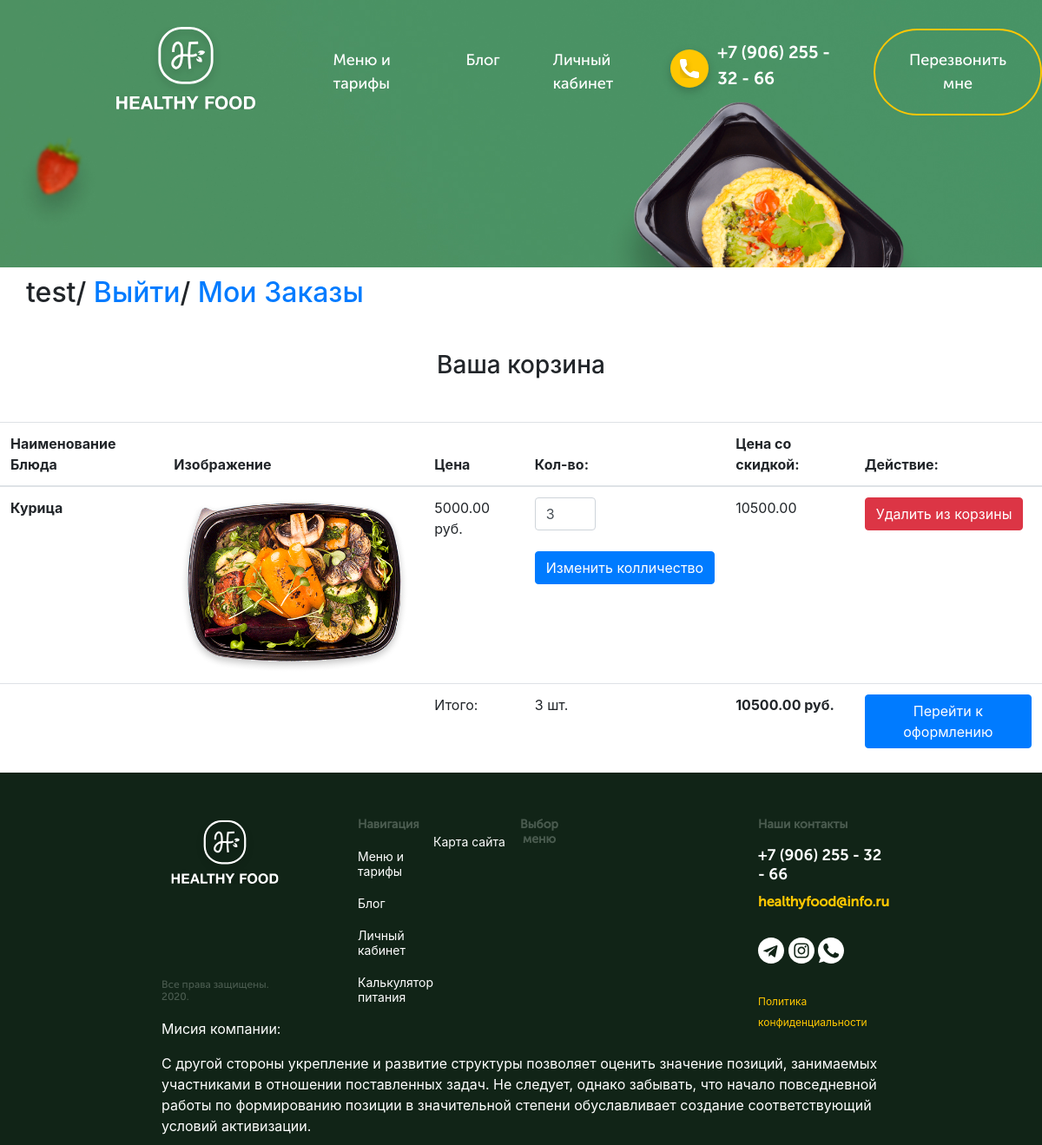
The page /personal-account/ (signed in) on the database as committed earlier.
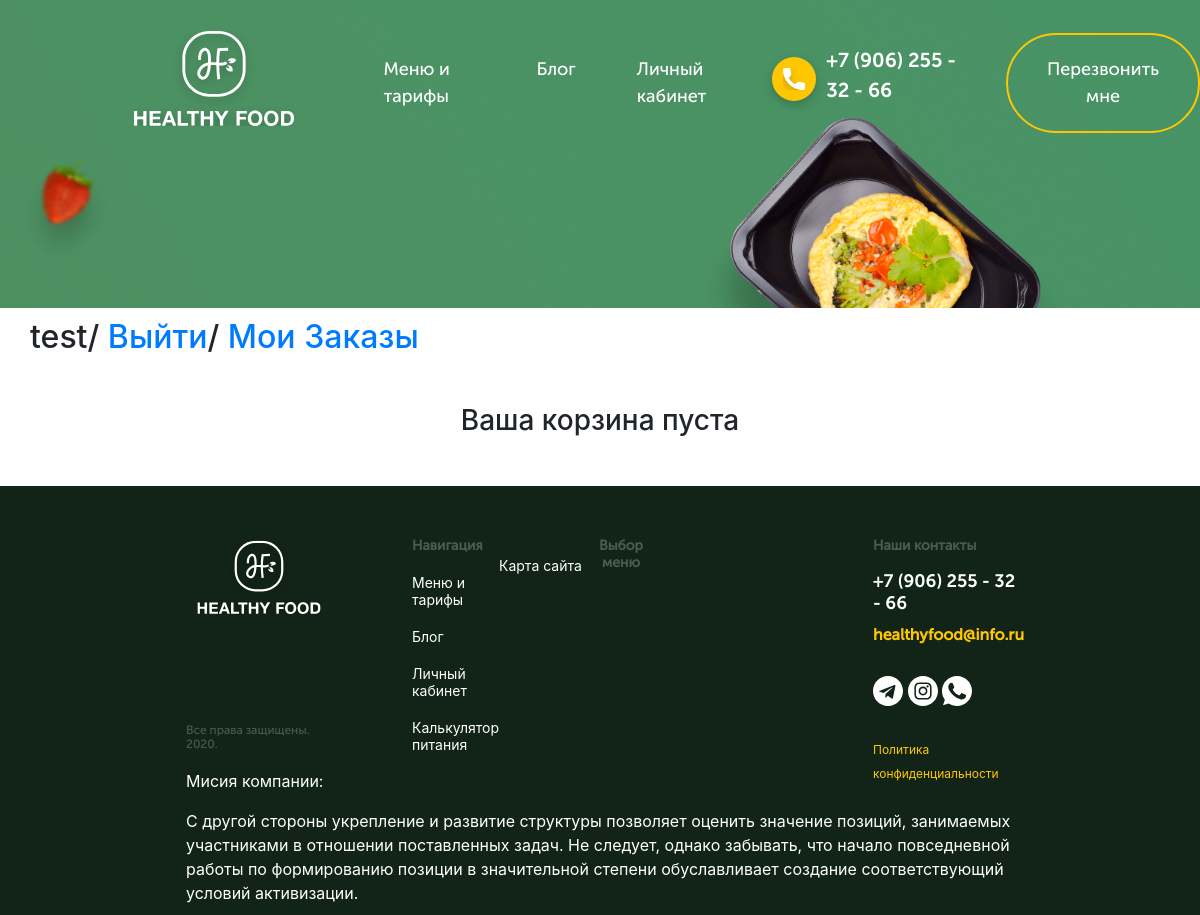
The same page on the database as committed later.
### healthyfood/apps/main_page/models.py (models this page shows, shortened)
class Order(models.Model):
    customer = models.ForeignKey(Customer, verbose_name=("Заказчик"), on_delete=models.CASCADE)
    product = models.ForeignKey(Food, verbose_name=("Имя продукта"), on_delete=models.CASCADE)
    count = models.PositiveIntegerField(default=1)
    final_price = models.DecimalField(("Итоговая цена товара"), max_digits=9, decimal_places=2)
    class Meta:
        verbose_name = ("Товар в корзине")
        verbose_name_plural = ("Товары в корзине")

class Food(models.Model):
    class Meta:
        verbose_name = ("Блюдо ")
        verbose_name_plural = ("Блюда")
    name = models.CharField(("Название блюда"), max_length=100)
    menu_discription = models.CharField(("Описание блюда"), max_length=500)
    big_img = models.ImageField(("Картинка большого слайда"), upload_to='img', height_field=None, width_field=None, max_length=None)
    small_img = models.ImageField(("Картинка маленького слайда"), upload_to='img', height_field=None, width_field=None, max_length=None)
    kkal = models.CharField(("Колличество калорий"), max_length=20)
    gramm = models.CharField(("Колличество грамм"), max_length=20)
    price = models.DecimalField(("Цена блюда"), max_digits=9, decimal_places=2)
    discount = models.DecimalField(("Цена со скидкой, если есть"),  max_digits=9, decimal_places=2, null=0, blank = True)
    days_list = models.ManyToManyField(Days, verbose_name = "Дни недели", related_name='days')

class Cart(models.Model):
    owner = models.ForeignKey(Customer, verbose_name=("Заказчик"), on_delete=models.CASCADE, null=True, blank=True)
    products = models.ManyToManyField(Order , verbose_name=("Заказанные блюда"), blank = True)
    total_products = models.PositiveIntegerField(("Колличество блюд"), default=0)
    final_price = models.DecimalField(("Общая цена заказа"), max_digits=9, decimal_places=2, default=0)
    in_order = models.BooleanField(default = False)
    for_anonymous_user = models.BooleanField(default = False)
    class Meta:
        verbose_name = ("Корзина")
        verbose_name_plural = ("Корзины покупателей")

### healthyfood/apps/main_page/views.py (the view)
# urls.py: path('personal-account/', views.Account.as_view(), name='account'),
class Account(CartMixin, View):
    def get(self, request, *args, **kwargs):
        customer = Customer.objects.filter(user = request.user)
        return render(request, 'main_page/personal-account.html', {
            'customer': customer,
            'cart' : self.cart,
        })

### healthyfood/apps/main_page/mixins.py (called while the page is built)
    def dispatch(self, request, *args, **kwargs):
        if request.user.is_authenticated:
            customer = Customer.objects.filter(user=request.user).first()
            if not customer:
                customer = Customer.objects.create(
                    user = request.user
                )
            cart = Cart.objects.filter(owner=customer, in_order=False).first()
            if not cart:
                cart = Cart.objects.create(owner=customer)
        else:
            cart=Cart.objects.filter(for_anonymous_user=True).first()
            if not cart:
                cart = Cart.objects.create(for_anonymous_user=True)
        self.cart = cart
        return super().dispatch(request, *args, **kwargs)

### healthyfood/templates/main_page/personal-account.html (shortened to what this page needs)
{% extends "main_page/page.html" %}
{% block bootstrap %}
    <link rel="stylesheet" href="https://stackpath.bootstrapcdn.com/bootstrap/4.5.0/css/bootstrap.min.css">
{% endblock bootstrap %}
{% block content %}
    {% if user.is_authenticated %}
        <h2 class="personal__navigate">{{user.username}}/
            <a href="{% url 'logout' %}">Выйти</a>/
            <a href=" {% url 'my_orders' %} ">Мои Заказы</a>
        </h2>
    {% else %}
    <h2 class="personal__navigate">
        <a href="{% url 'login' %} ">Войти</a>/
        <a href="{% url 'signup' %} ">Зарегестрироваться</a>/
    </h2>
    {% endif %}
    <h3 class="text-center mt-5 mb-5">Ваша корзина {% if not cart.products.count %}пуста{% endif %}</h3>
    {% if cart.products.count %}
    <table class="table">
        <thead>
          <tr>
            <th scope="col">Наименование Блюда</th>
            <th scope="col">Изображение</th>
            <th scope="col">Цена</th>
            <th scope="col">Кол-во: </th>
            <th scope="col">Цена со скидкой: </th>
            <th scope="col">Действие: </th>
          </tr>
        </thead>
        <tbody>
            {% for item in cart.products.all  %}
            <tr>
                <th scope="row">{{item.product.name}}</th>
                <td class="w-25"><img src="{{item.product.big_img.url}}" class="img-fluid" alt=""></td>
                    <td>{{ item.product.price }} руб.</td>
                <td>
                    <form action="{% url 'change_count' food_name=item.product.name %}" method="POST">
                        <input type="number" class="form-control" name='count' value="{{item.count}}" style='width: 70px;' min='1'>
                        <br>
                        <input type="submit" class="btn btn-primary" value="Изменить колличество">
                    </form>
                </td>
                <td> {{item.final_price}} </td>
                <td> <a href=" {% url 'delete-from-cart' food_name=item.product.name %} "><button class="btn btn-danger">Удалить из корзины </button></a> </td>
            </tr>
            {% endfor %}
            <tr>
                <td colspan="2"></td>
                <td>Итого:</td>
                <td>{{ cart.total_products }} шт.</td>
                <td><strong>{{ cart.final_price }} руб.</strong></td>
                <td><a href="{% url 'checkout' %} "><button class="btn btn-primary">Перейти к оформлению</button></a></td>
            </tr>
        </tbody>
      </table>
    {% endif %}
{% endblock content %}

Rows that differ between the two databases and show on the page:
removed Order: product.name "Курица", product.big_img (picture), product.price "5000.00", count "3", final_price "10500.00"
no longer on this page (row unchanged): Cart: total_products "3", final_price "10500.00"
Other text that changed with them:
text no longer shown: "Наименование Блюда Изображение Цена Кол-во: Цена со скидкой: Действие: Итого: шт. руб. Перейти к оформлению"
text now shown: "пуста"
